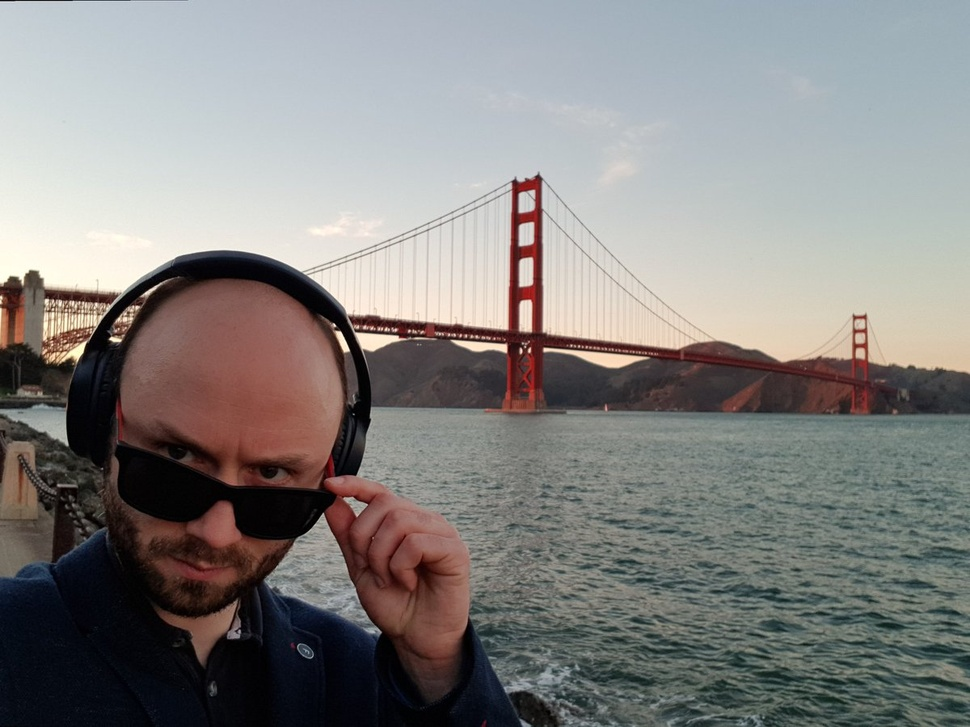
#> input picture data/gg2.jpg, 970 x 727 px, shrunk from 1200 x 900 before the run
$ jupyter execute Flipping.ipynb
#> lines starting #> are read from the running program, lines starting #| are printed output that depends on the picture
[cell 1]
import cv2
import numpy as np
from matplotlib import pyplot as plt

[cell 2]
def displayImage(image, title):
    plt.imshow(image)
    plt.title(title)
    plt.show()

[cell 3]
#load image from disk
image = cv2.imread("./data/gg2.jpg")
#> image is the input picture: shape (727, 970, 3); mean B, G, R 129, 130.8, 132.8
displayImage(image, "original")

[cell 4]
#flipping image horizontally
flippedImage = cv2.flip(image, 1)
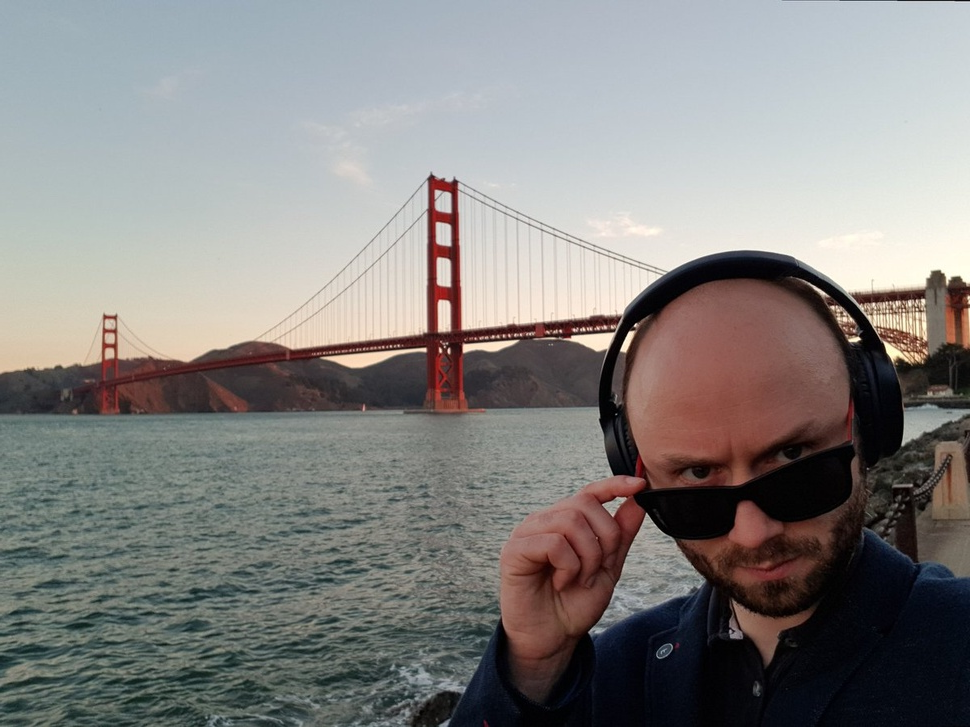
#> flippedImage: shape (727, 970, 3); mean B, G, R 129, 130.8, 132.8
displayImage(flippedImage,"flipped horizontally")

[cell 5]
#flipping image vertically
flippedImage = cv2.flip(image, 0)
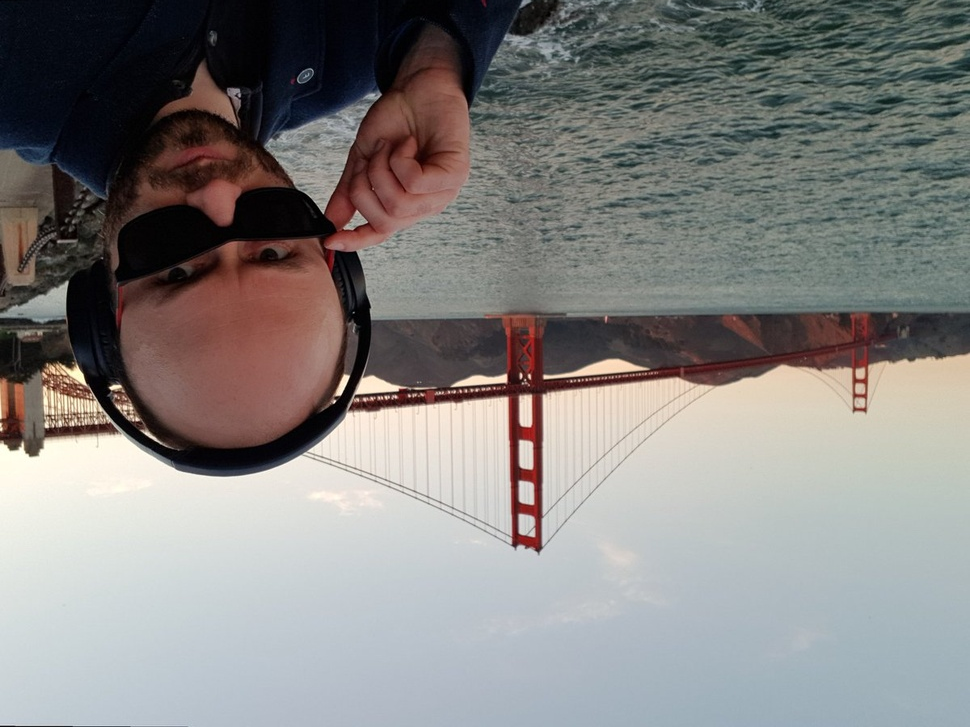
#> flippedImage: shape (727, 970, 3); mean B, G, R 129, 130.8, 132.8
displayImage(flippedImage,"flipped vertically")

[cell 6]
#flipping image vertically and horizontally
flippedImage = cv2.flip(image, -1)
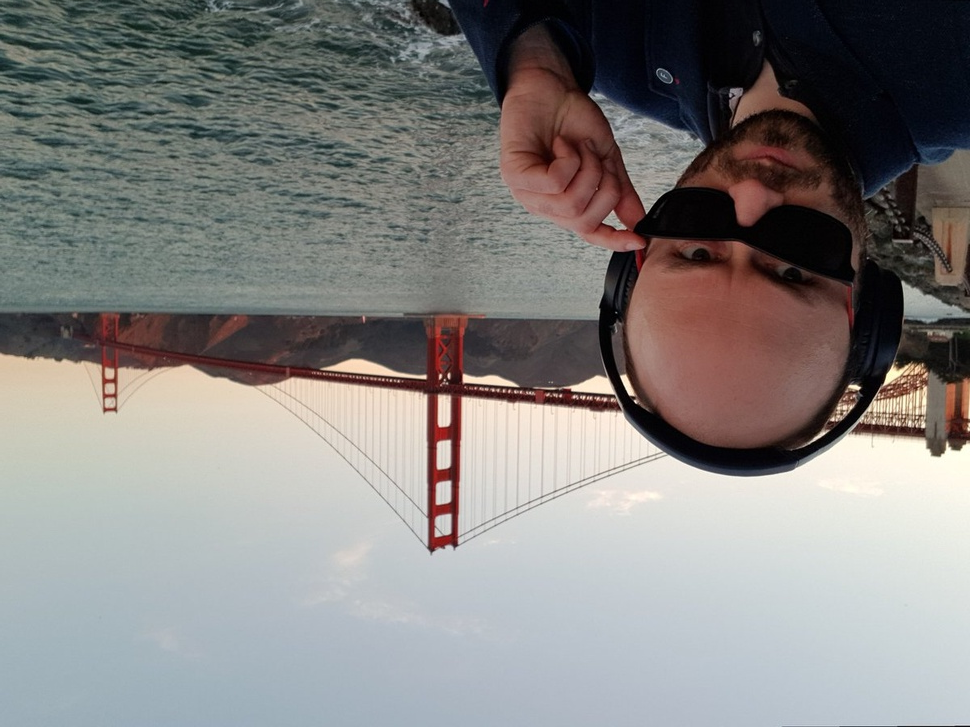
#> flippedImage: shape (727, 970, 3); mean B, G, R 129, 130.8, 132.8
displayImage(flippedImage,"flipped vertically and horizontally")

$ run again, with data/nature_image.jpg copied over data/gg2.jpg
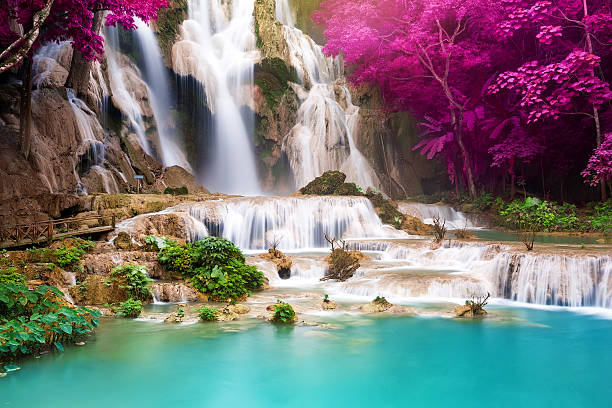
#> input picture data/nature_image.jpg, 612 x 408 px
#> image is the input picture: shape (408, 612, 3); mean B, G, R 119.6, 118.8, 120.3
#> `flippedImage = cv2.flip(image, 0)`:
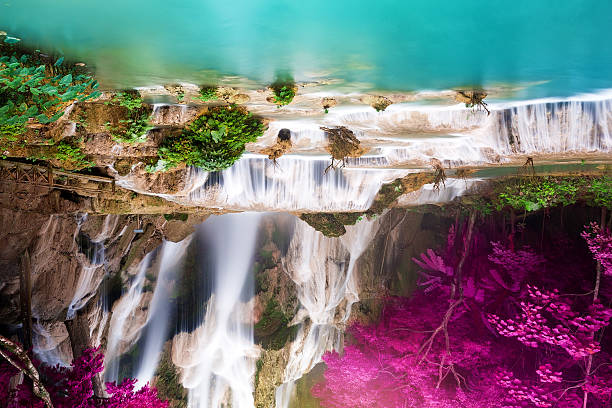
#> flippedImage: shape (408, 612, 3); mean B, G, R 119.6, 118.8, 120.3
#> `flippedImage = cv2.flip(image, -1)`:
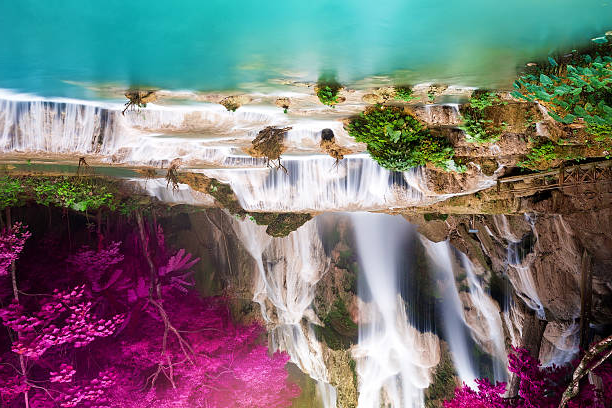
#> flippedImage: shape (408, 612, 3); mean B, G, R 119.6, 118.8, 120.3

$ run again, with data/obama.jpg copied over data/gg2.jpg
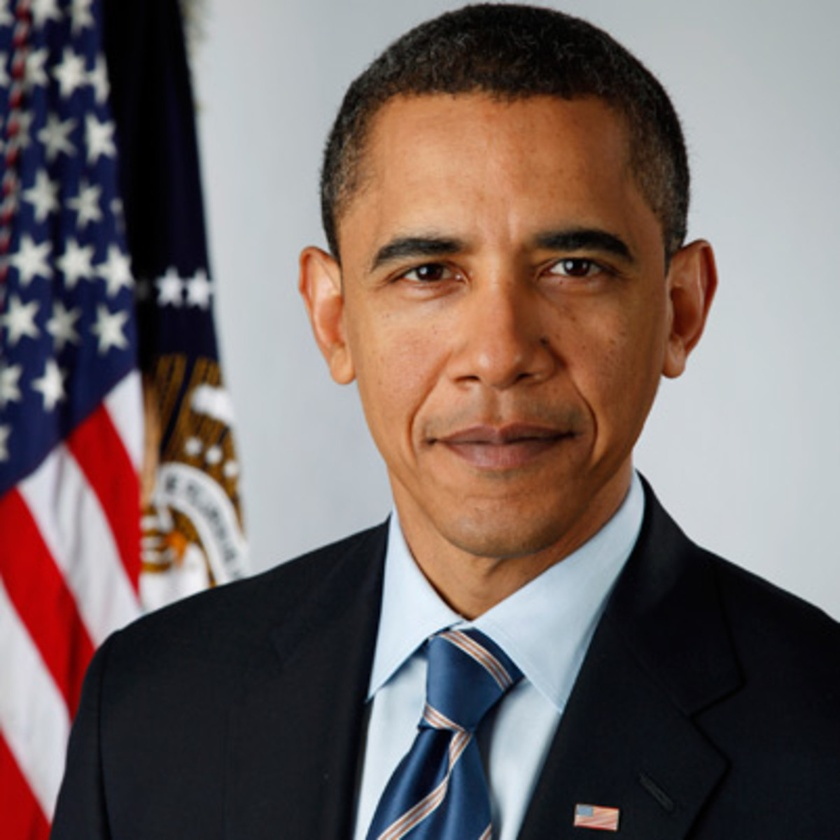
#> input picture data/obama.jpg, 840 x 840 px, shrunk from 1200 x 1200 before the run
#> image is the input picture: shape (840, 840, 3); mean B, G, R 99.8, 102.3, 116.3
#> `flippedImage = cv2.flip(image, 0)`:
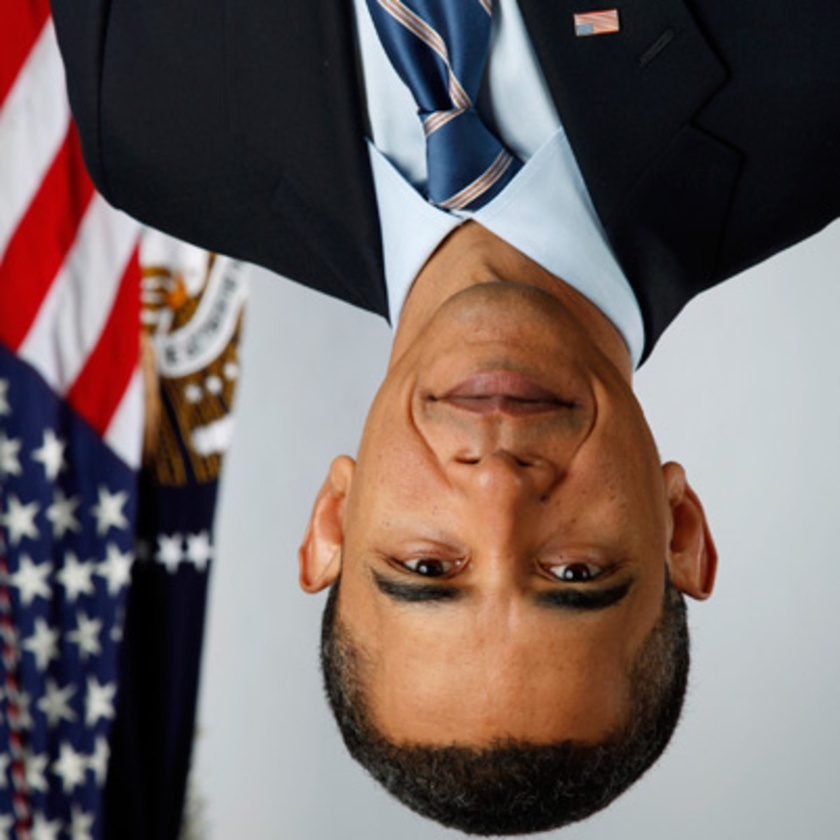
#> flippedImage: shape (840, 840, 3); mean B, G, R 99.8, 102.3, 116.3
#> `flippedImage = cv2.flip(image, -1)`:
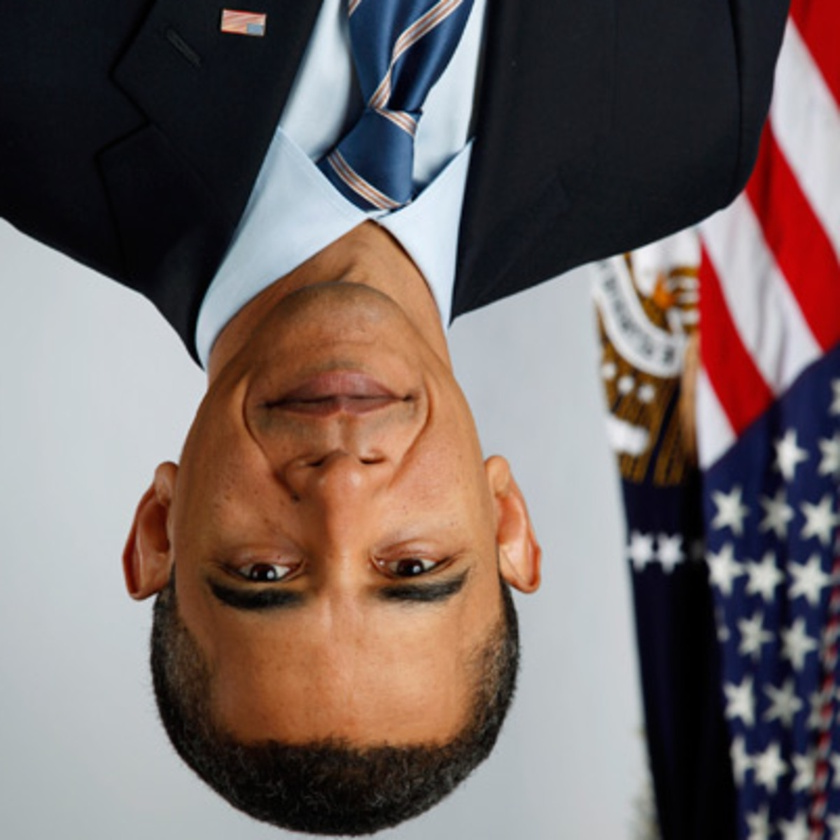
#> flippedImage: shape (840, 840, 3); mean B, G, R 99.8, 102.3, 116.3

$ run again, with data/orca.jpg copied over data/gg2.jpg
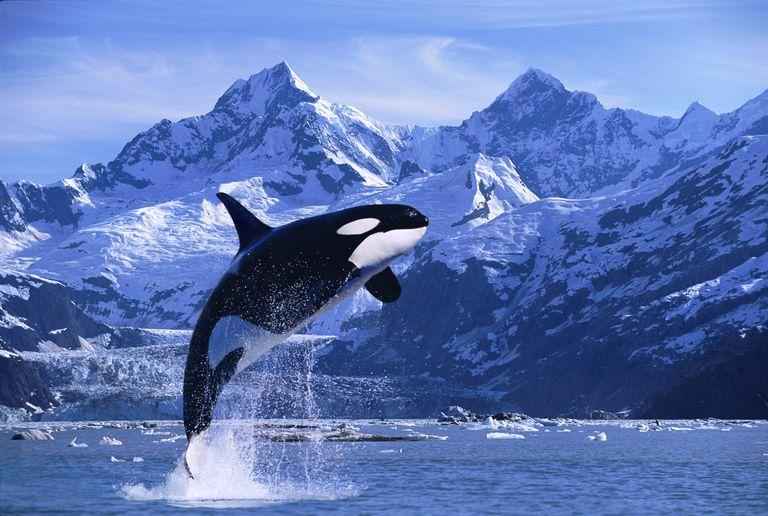
#> input picture data/orca.jpg, 768 x 516 px
#> image is the input picture: shape (516, 768, 3); mean B, G, R 180, 119.4, 93.4
#> `flippedImage = cv2.flip(image, 0)`:
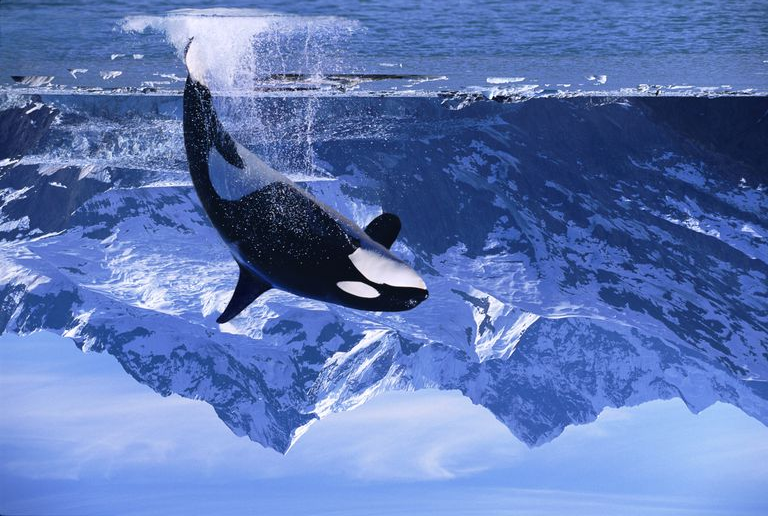
#> flippedImage: shape (516, 768, 3); mean B, G, R 180, 119.4, 93.4
#> `flippedImage = cv2.flip(image, -1)`:
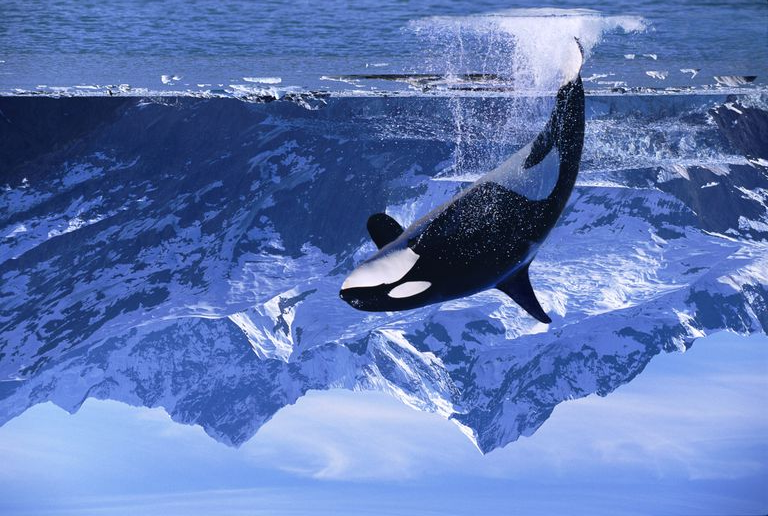
#> flippedImage: shape (516, 768, 3); mean B, G, R 180, 119.4, 93.4
